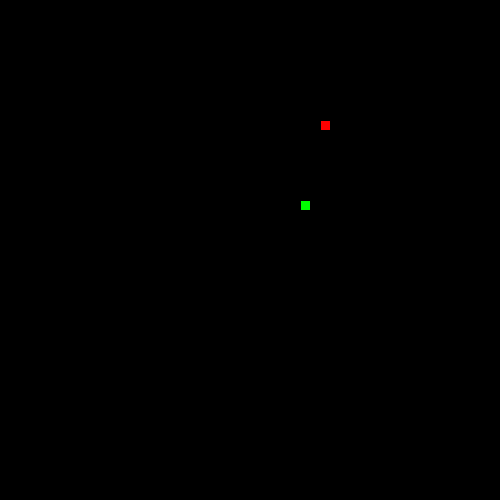
Frame 1 (no input)
Frame 60 (the mouse pressed at the canvas centre just before this capture): identical to frame 1, image omitted
Frame 120 (the mouse held since frame 60 and released just before this capture): identical to frame 1, image omitted

The Processing sketch that drew this single still picture (run headless with seeded random() and noise(); from frame 60 on, the mouse is pressed at the canvas centre):

// Processing sketch: LeagueSnake
// ── LeagueSnake.pde
//*
// ***** SEGMENT CLASS *****
// This class will be used to represent each part of the moving snake.
//*

class Segment {

//Add x and y member variables. They will hold the corner location of each segment of the snake.
  int x;
  int y;

// Add a constructor with parameters to initialize each variable.
  Segment(int x, int y) {
    this.x = x;
    this.y = y;
  }


}


//*
// ***** GAME VARIABLES *****
// All the game variables that will be shared by the game methods are here
//*
  
  int foodX;
  int foodY;
  Segment head;


//*
// ***** SETUP METHODS *****
// These methods are called at the start of the game.
//*

void setup() {
  size(500, 500);
  head = new Segment(300, 200);
  frameRate(20);
  dropFood();
}

void dropFood() {
  //Set the food in a new random location
  foodX = ((int)random(50)*10);
  foodY = ((int)random(50)*10);
    
}



//*
// ***** DRAW METHODS *****
// These methods are used to draw the snake and its food 
//*

void draw() {
  background(0, 0, 0);
  drawFood();
  drawSnake();
}

void drawFood() {
  //Draw the food
  fill(255, 0, 0);
  rect(foodX, foodY, 10, 10);
}

void drawSnake() {
  //Draw the head of the snake followed by its tail
  fill(0, 255, 0);
  rect(head.x, head.y, 10, 10);
}


//*
// ***** TAIL MANAGEMENT METHODS *****
// These methods make sure the tail is the correct length.
//*

void drawTail() {
  //Draw each segment of the tail 

}

void manageTail() {
  //After drawing the tail, add a new segment at the "start" of the tail and remove the one at the "end" 
  //This produces the illusion of the snake tail moving.
  
}

void checkTailCollision() {
  //If the snake crosses its own tail, shrink the tail back to one segment
  
}



//*
// ***** CONTROL METHODS *****
// These methods are used to change what is happening to the snake
//*

void keyPressed() {
  //Set the direction of the snake according to the arrow keys pressed
  
}

void move() {
  //Change the location of the Snake head based on the direction it is moving.
  
    /*
  switch(direction) {
  case UP:
    // move head up here 
    break;
  case DOWN:
    // move head down here 
    break;
  case LEFT:
   // figure it out 
    break;
  case RIGHT:
    // mystery code goes here 
    break;
  }
  */
}

void checkBoundaries() {
 //If the snake leaves the frame, make it reappear on the other side
 
}



void eat() {
  //When the snake eats the food, its tail should grow and more food appear

}
